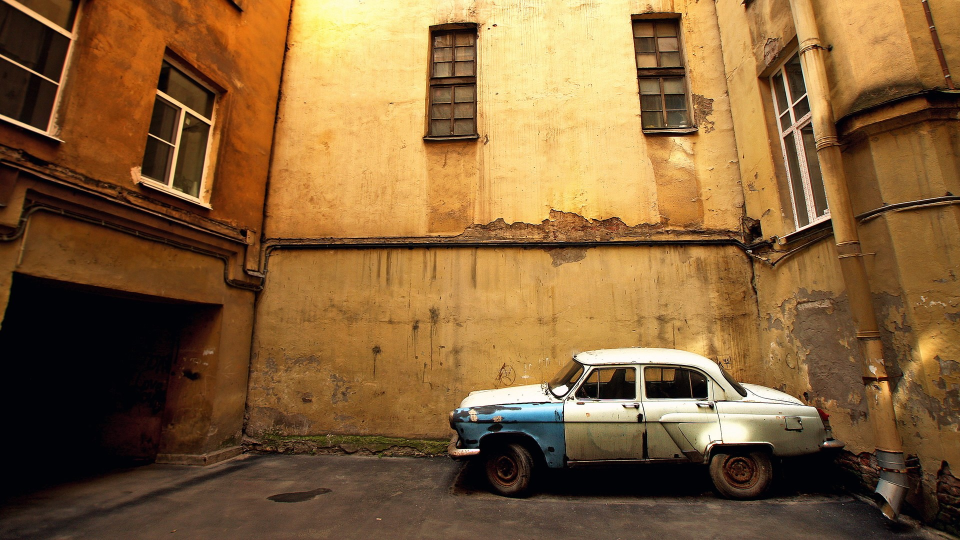
%> input picture Last/mobil.jpg, 1920 x 1080 px (shown at 1/2 size)
$ octave Image.m   (GNU Octave 9; MATLAB toolbox functions it lacks are replaced by stand-ins)
%> lines starting %> are read from the running program, lines starting %| are printed output that depends on the picture
image = imread('mobil.jpg');
%> image is the input picture: size 1080x1920x3 uint8; mean R, G, B 132.8, 97.7, 56.6
imshow(image);

konversi1 = rgb2gray(image);
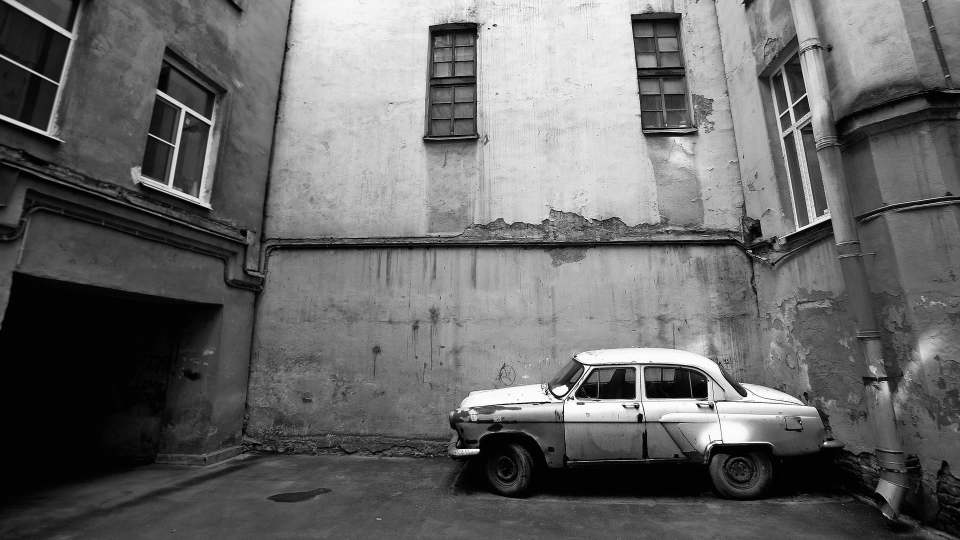
%> konversi1: size 1080x1920 uint8 (shown at 1/2 size); min 0, max 255, mean 103.5
imshow(konversi1);
subplot(2,3,1), imshow(image), title('Original');
subplot(2,3,2), imshow(konversi1), title('Gray Scale');

cropping = imcrop(image,[400 400 400 400]);
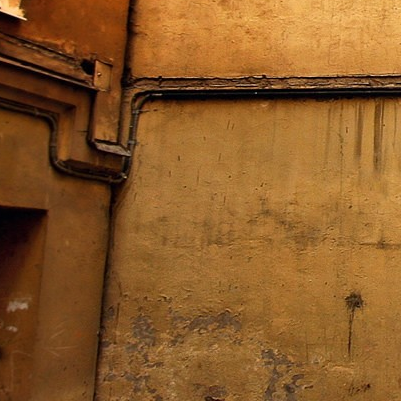
%> cropping: size 401x401x3 uint8; mean R, G, B 138.9, 90.2, 40.4
subplot(2,3,3), imshow(cropping), title('Crop');
%> after `title('Crop')`:
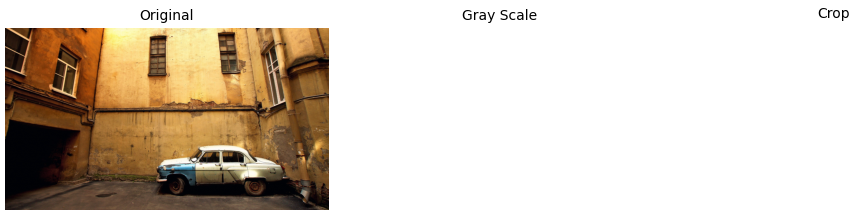
%> figure redrawn from the program's plot data, 3 panels
